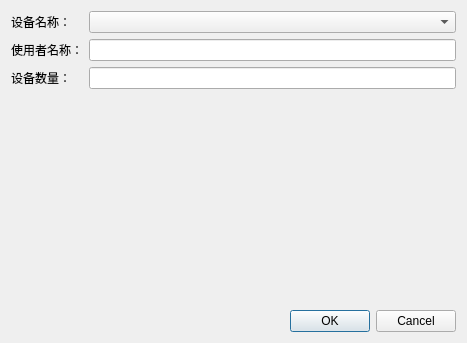
<?xml version="1.0" encoding="UTF-8"?>
<ui version="4.0">
 <class>DialogReserve</class>
 <widget class="QDialog" name="DialogReserve">
  <property name="geometry">
   <rect>
    <x>0</x>
    <y>0</y>
    <width>467</width>
    <height>343</height>
   </rect>
  </property>
  <property name="windowTitle">
   <string>新增设备入库</string>
  </property>
  <layout class="QVBoxLayout" name="verticalLayout_3">
   <item>
    <layout class="QHBoxLayout" name="horizontalLayout">
     <item>
      <layout class="QVBoxLayout" name="verticalLayout">
       <item>
        <widget class="QLabel" name="label">
         <property name="text">
          <string>设备名称：</string>
         </property>
        </widget>
       </item>
       <item>
        <widget class="QLabel" name="label_4">
         <property name="text">
          <string>使用者名称：</string>
         </property>
        </widget>
       </item>
       <item>
        <widget class="QLabel" name="label_3">
         <property name="text">
          <string>设备数量：</string>
         </property>
        </widget>
       </item>
      </layout>
     </item>
     <item>
      <layout class="QVBoxLayout" name="verticalLayout_2">
       <item>
        <widget class="QComboBox" name="comboName"/>
       </item>
       <item>
        <widget class="QLineEdit" name="editUser"/>
       </item>
       <item>
        <widget class="QLineEdit" name="editCount"/>
       </item>
      </layout>
     </item>
    </layout>
   </item>
   <item>
    <spacer name="verticalSpacer">
     <property name="orientation">
      <enum>Qt::Vertical</enum>
     </property>
     <property name="sizeHint" stdset="0">
      <size>
       <width>20</width>
       <height>40</height>
      </size>
     </property>
    </spacer>
   </item>
   <item>
    <widget class="QDialogButtonBox" name="buttonBox">
     <property name="orientation">
      <enum>Qt::Horizontal</enum>
     </property>
     <property name="standardButtons">
      <set>QDialogButtonBox::Cancel|QDialogButtonBox::Ok</set>
     </property>
    </widget>
   </item>
  </layout>
 </widget>
 <resources/>
 <connections/>
</ui>
